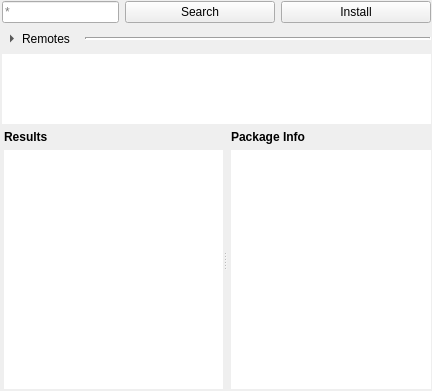
<?xml version="1.0" encoding="UTF-8"?>
<ui version="4.0">
 <class>Form</class>
 <widget class="QWidget" name="Form">
  <property name="geometry">
   <rect>
    <x>0</x>
    <y>0</y>
    <width>432</width>
    <height>391</height>
   </rect>
  </property>
  <property name="windowTitle">
   <string>Conan Search</string>
  </property>
  <property name="styleSheet">
   <string notr="true"/>
  </property>
  <layout class="QVBoxLayout" name="verticalLayout">
   <property name="leftMargin">
    <number>2</number>
   </property>
   <property name="topMargin">
    <number>1</number>
   </property>
   <property name="rightMargin">
    <number>1</number>
   </property>
   <property name="bottomMargin">
    <number>2</number>
   </property>
   <item>
    <layout class="QHBoxLayout" name="search_text_button_layout" stretch="1,1,1">
     <property name="sizeConstraint">
      <enum>QLayout::SetDefaultConstraint</enum>
     </property>
     <item>
      <widget class="ConanRefLineEdit" name="search_line">
       <property name="sizePolicy">
        <sizepolicy hsizetype="MinimumExpanding" vsizetype="Preferred">
         <horstretch>1</horstretch>
         <verstretch>0</verstretch>
        </sizepolicy>
       </property>
       <property name="minimumSize">
        <size>
         <width>100</width>
         <height>0</height>
        </size>
       </property>
       <property name="maximumSize">
        <size>
         <width>16777215</width>
         <height>16777215</height>
        </size>
       </property>
       <property name="sizeIncrement">
        <size>
         <width>0</width>
         <height>0</height>
        </size>
       </property>
       <property name="baseSize">
        <size>
         <width>500</width>
         <height>0</height>
        </size>
       </property>
       <property name="layoutDirection">
        <enum>Qt::RightToLeft</enum>
       </property>
       <property name="text">
        <string/>
       </property>
       <property name="placeholderText">
        <string>*</string>
       </property>
       <property name="clearButtonEnabled">
        <bool>true</bool>
       </property>
      </widget>
     </item>
     <item>
      <widget class="QPushButton" name="search_button">
       <property name="sizePolicy">
        <sizepolicy hsizetype="MinimumExpanding" vsizetype="Fixed">
         <horstretch>0</horstretch>
         <verstretch>0</verstretch>
        </sizepolicy>
       </property>
       <property name="minimumSize">
        <size>
         <width>150</width>
         <height>0</height>
        </size>
       </property>
       <property name="maximumSize">
        <size>
         <width>150</width>
         <height>16777215</height>
        </size>
       </property>
       <property name="text">
        <string>Search</string>
       </property>
       <property name="icon">
        <iconset>
         <normaloff>../../../assets/icons/search_packages.png</normaloff>../../../assets/icons/search_packages.png</iconset>
       </property>
      </widget>
     </item>
     <item>
      <widget class="QPushButton" name="install_button">
       <property name="sizePolicy">
        <sizepolicy hsizetype="MinimumExpanding" vsizetype="Fixed">
         <horstretch>0</horstretch>
         <verstretch>0</verstretch>
        </sizepolicy>
       </property>
       <property name="minimumSize">
        <size>
         <width>150</width>
         <height>0</height>
        </size>
       </property>
       <property name="maximumSize">
        <size>
         <width>150</width>
         <height>16777215</height>
        </size>
       </property>
       <property name="text">
        <string>Install</string>
       </property>
       <property name="icon">
        <iconset>
         <normaloff>../../../assets/icons/download_pkg.png</normaloff>../../../assets/icons/download_pkg.png</iconset>
       </property>
      </widget>
     </item>
    </layout>
   </item>
   <item>
    <layout class="QHBoxLayout" name="horizontalLayout">
     <item>
      <widget class="QToolButton" name="remote_toggle_button">
       <property name="styleSheet">
        <string notr="true"> border: none; </string>
       </property>
       <property name="text">
        <string>Remotes</string>
       </property>
       <property name="checkable">
        <bool>true</bool>
       </property>
       <property name="toolButtonStyle">
        <enum>Qt::ToolButtonTextBesideIcon</enum>
       </property>
       <property name="arrowType">
        <enum>Qt::RightArrow</enum>
       </property>
      </widget>
     </item>
     <item>
      <widget class="QFrame" name="remote_hline">
       <property name="sizePolicy">
        <sizepolicy hsizetype="Expanding" vsizetype="Maximum">
         <horstretch>0</horstretch>
         <verstretch>0</verstretch>
        </sizepolicy>
       </property>
       <property name="styleSheet">
        <string notr="true"/>
       </property>
       <property name="frameShape">
        <enum>QFrame::HLine</enum>
       </property>
       <property name="frameShadow">
        <enum>QFrame::Sunken</enum>
       </property>
       <property name="lineWidth">
        <number>2</number>
       </property>
      </widget>
     </item>
    </layout>
   </item>
   <item>
    <widget class="QListWidget" name="remote_list">
     <property name="sizePolicy">
      <sizepolicy hsizetype="MinimumExpanding" vsizetype="Fixed">
       <horstretch>0</horstretch>
       <verstretch>0</verstretch>
      </sizepolicy>
     </property>
     <property name="minimumSize">
      <size>
       <width>0</width>
       <height>0</height>
      </size>
     </property>
     <property name="maximumSize">
      <size>
       <width>16777215</width>
       <height>16777215</height>
      </size>
     </property>
     <property name="frameShape">
      <enum>QFrame::NoFrame</enum>
     </property>
     <property name="verticalScrollBarPolicy">
      <enum>Qt::ScrollBarAsNeeded</enum>
     </property>
     <property name="horizontalScrollBarPolicy">
      <enum>Qt::ScrollBarAsNeeded</enum>
     </property>
     <property name="sizeAdjustPolicy">
      <enum>QAbstractScrollArea::AdjustToContents</enum>
     </property>
     <property name="autoScroll">
      <bool>false</bool>
     </property>
     <property name="selectionMode">
      <enum>QAbstractItemView::NoSelection</enum>
     </property>
     <property name="movement">
      <enum>QListView::Snap</enum>
     </property>
     <property name="resizeMode">
      <enum>QListView::Adjust</enum>
     </property>
     <property name="layoutMode">
      <enum>QListView::Batched</enum>
     </property>
     <property name="uniformItemSizes">
      <bool>true</bool>
     </property>
     <property name="selectionRectVisible">
      <bool>true</bool>
     </property>
     <property name="sortingEnabled">
      <bool>true</bool>
     </property>
    </widget>
   </item>
   <item>
    <widget class="QSplitter" name="splitter">
     <property name="orientation">
      <enum>Qt::Horizontal</enum>
     </property>
     <property name="childrenCollapsible">
      <bool>false</bool>
     </property>
     <widget class="QWidget" name="layoutWidget_2">
      <layout class="QVBoxLayout" name="results_layout" stretch="0,0">
       <property name="sizeConstraint">
        <enum>QLayout::SetMinAndMaxSize</enum>
       </property>
       <property name="leftMargin">
        <number>2</number>
       </property>
       <item>
        <widget class="QLabel" name="results_label">
         <property name="sizePolicy">
          <sizepolicy hsizetype="Preferred" vsizetype="Fixed">
           <horstretch>0</horstretch>
           <verstretch>0</verstretch>
          </sizepolicy>
         </property>
         <property name="font">
          <font>
           <bold>true</bold>
          </font>
         </property>
         <property name="text">
          <string>Results</string>
         </property>
        </widget>
       </item>
       <item>
        <widget class="QTreeView" name="search_results_tree_view">
         <property name="sizePolicy">
          <sizepolicy hsizetype="Preferred" vsizetype="Preferred">
           <horstretch>0</horstretch>
           <verstretch>0</verstretch>
          </sizepolicy>
         </property>
         <property name="frameShape">
          <enum>QFrame::NoFrame</enum>
         </property>
         <property name="sizeAdjustPolicy">
          <enum>QAbstractScrollArea::AdjustIgnored</enum>
         </property>
         <property name="selectionMode">
          <enum>QAbstractItemView::ExtendedSelection</enum>
         </property>
         <property name="sortingEnabled">
          <bool>true</bool>
         </property>
         <property name="animated">
          <bool>true</bool>
         </property>
        </widget>
       </item>
      </layout>
     </widget>
     <widget class="QWidget" name="layoutWidget_3">
      <layout class="QVBoxLayout" name="pkg_info_layout" stretch="0,0">
       <property name="sizeConstraint">
        <enum>QLayout::SetMinAndMaxSize</enum>
       </property>
       <property name="leftMargin">
        <number>4</number>
       </property>
       <property name="topMargin">
        <number>0</number>
       </property>
       <item>
        <widget class="QLabel" name="package_info_label">
         <property name="sizePolicy">
          <sizepolicy hsizetype="Preferred" vsizetype="Fixed">
           <horstretch>0</horstretch>
           <verstretch>0</verstretch>
          </sizepolicy>
         </property>
         <property name="minimumSize">
          <size>
           <width>20</width>
           <height>0</height>
          </size>
         </property>
         <property name="baseSize">
          <size>
           <width>20</width>
           <height>0</height>
          </size>
         </property>
         <property name="font">
          <font>
           <bold>true</bold>
          </font>
         </property>
         <property name="text">
          <string>Package Info</string>
         </property>
        </widget>
       </item>
       <item>
        <widget class="QTextBrowser" name="package_info_text">
         <property name="sizePolicy">
          <sizepolicy hsizetype="Preferred" vsizetype="Preferred">
           <horstretch>0</horstretch>
           <verstretch>0</verstretch>
          </sizepolicy>
         </property>
         <property name="minimumSize">
          <size>
           <width>200</width>
           <height>20</height>
          </size>
         </property>
         <property name="frameShape">
          <enum>QFrame::NoFrame</enum>
         </property>
         <property name="sizeAdjustPolicy">
          <enum>QAbstractScrollArea::AdjustToContents</enum>
         </property>
        </widget>
       </item>
      </layout>
     </widget>
    </widget>
   </item>
  </layout>
 </widget>
 <customwidgets>
  <customwidget>
   <class>ConanRefLineEdit</class>
   <extends>QLineEdit</extends>
   <header>conan_explorer.ui.widgets.conan_line_edit.h</header>
  </customwidget>
 </customwidgets>
 <tabstops>
  <tabstop>search_line</tabstop>
  <tabstop>search_button</tabstop>
  <tabstop>install_button</tabstop>
  <tabstop>remote_toggle_button</tabstop>
  <tabstop>remote_list</tabstop>
  <tabstop>search_results_tree_view</tabstop>
  <tabstop>package_info_text</tabstop>
 </tabstops>
 <resources/>
 <connections/>
</ui>
